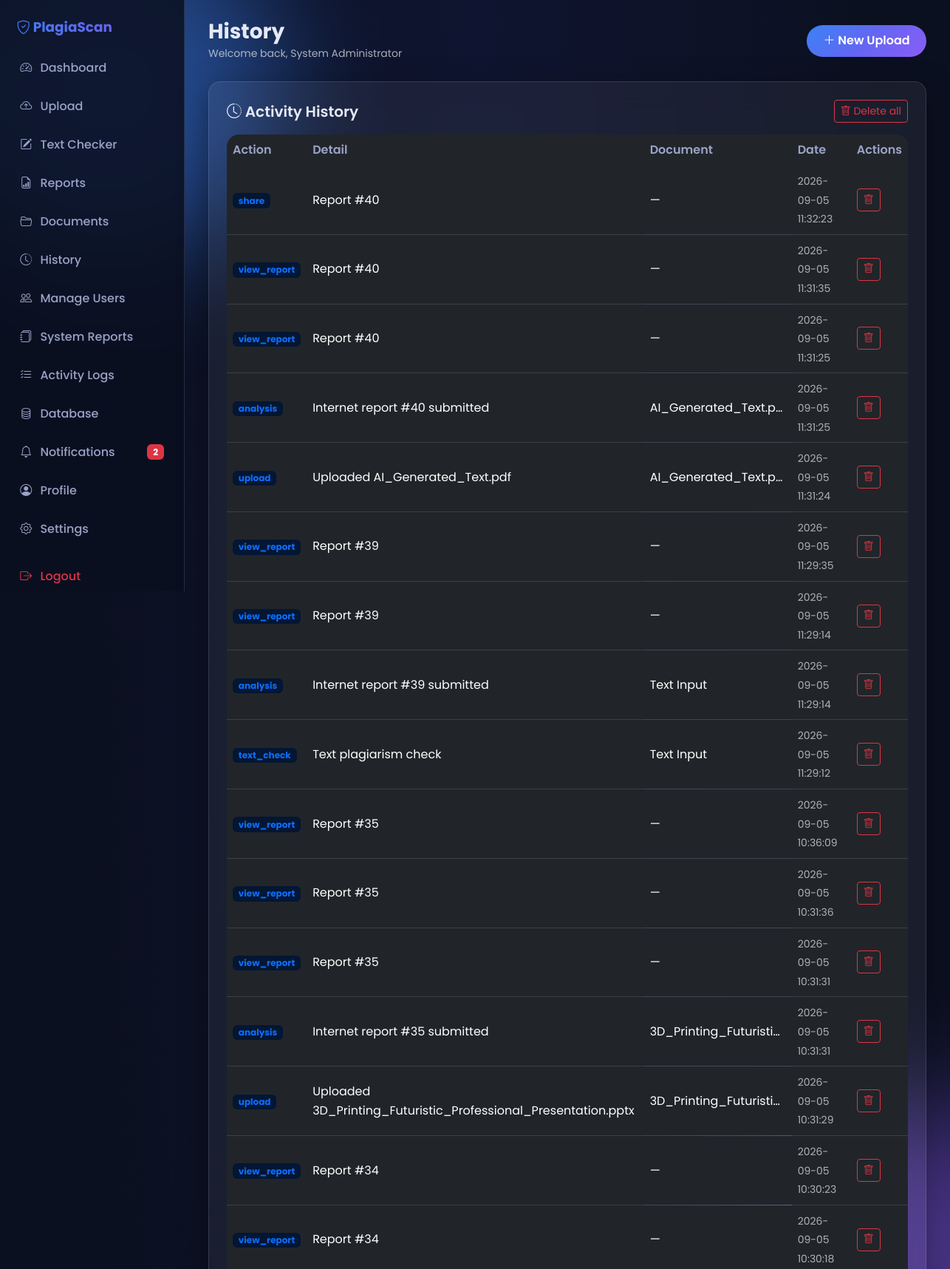
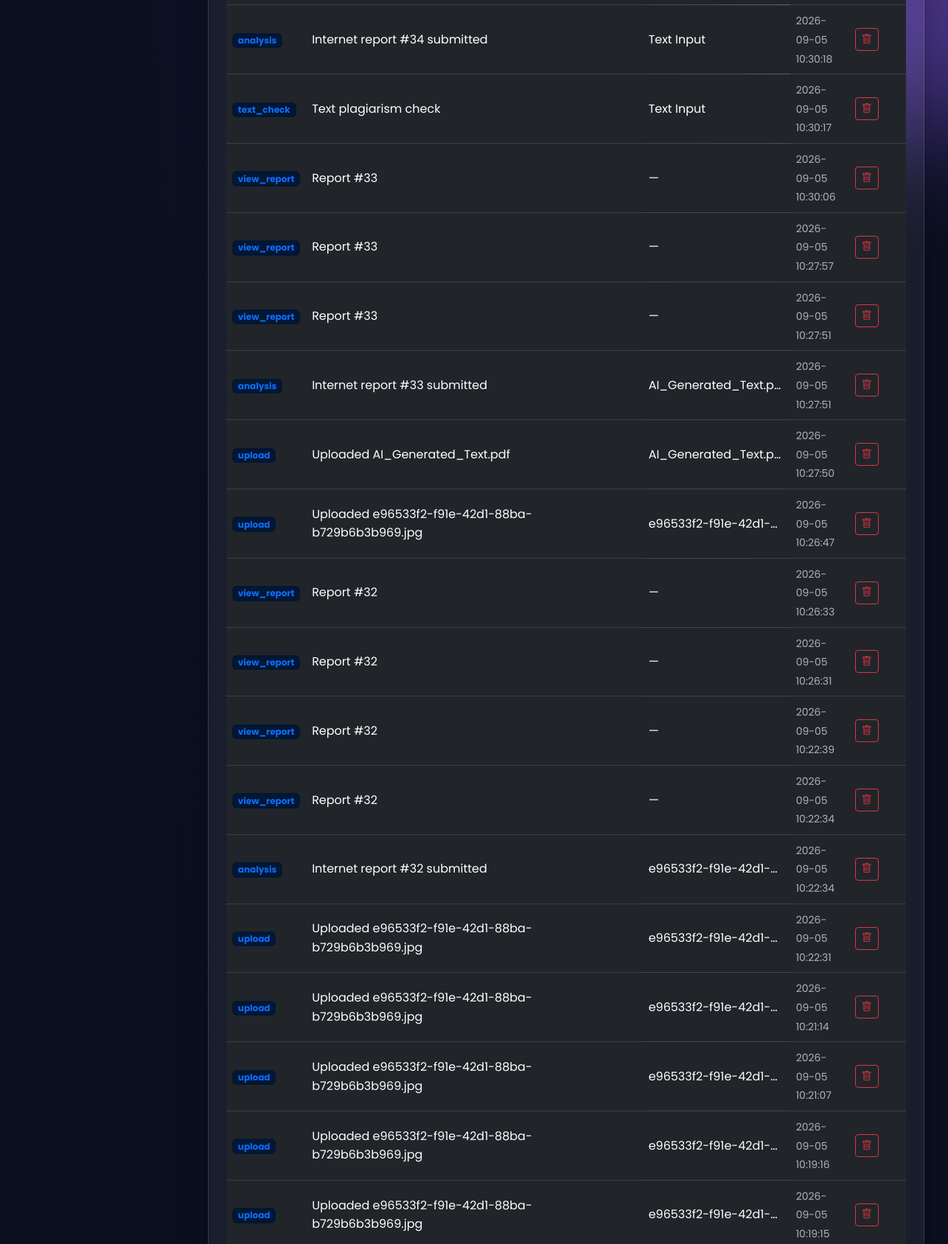
Screenshot of /history (signed in, upper part) with the database file from the repository (2 pictures, top to bottom).
### tables this page shows
CREATE TABLE users (
  id              INTEGER PRIMARY KEY AUTOINCREMENT,
  role_id         INTEGER NOT NULL,
  full_name       TEXT NOT NULL,
  email           TEXT NOT NULL UNIQUE,
  password_hash   TEXT NOT NULL,
  phone           TEXT,
  avatar_url      TEXT,
  department      TEXT,
  is_active       INTEGER NOT NULL DEFAULT 1,
  reset_token     TEXT,
  reset_expires   TEXT,
  created_at      TEXT DEFAULT CURRENT_TIMESTAMP,
  updated_at      TEXT DEFAULT CURRENT_TIMESTAMP,
  FOREIGN KEY (role_id) REFERENCES roles(id) ON DELETE RESTRICT
);

CREATE TABLE history (
  id            INTEGER PRIMARY KEY AUTOINCREMENT,
  user_id       INTEGER NOT NULL,
  document_id   INTEGER,
  report_id     INTEGER,
  action        TEXT NOT NULL,
  detail        TEXT,
  created_at    TEXT DEFAULT CURRENT_TIMESTAMP,
  FOREIGN KEY (user_id) REFERENCES users(id) ON DELETE CASCADE,
  FOREIGN KEY (document_id) REFERENCES documents(id) ON DELETE CASCADE,
  FOREIGN KEY (report_id) REFERENCES reports(id) ON DELETE CASCADE
);

CREATE TABLE documents (
  id              INTEGER PRIMARY KEY AUTOINCREMENT,
  user_id         INTEGER NOT NULL,
  original_name   TEXT NOT NULL,
  stored_name     TEXT NOT NULL,
  file_path       TEXT NOT NULL,
  file_type       TEXT NOT NULL,
  file_size       INTEGER NOT NULL DEFAULT 0,
  title           TEXT,
  extracted_text  TEXT,
  text_hash       TEXT,
  status          TEXT NOT NULL DEFAULT 'uploaded',
  created_at      TEXT DEFAULT CURRENT_TIMESTAMP,
  FOREIGN KEY (user_id) REFERENCES users(id) ON DELETE CASCADE
);

### backend/routes/pages.py (the view)
@bp.route("/history")
@login_required
def history():
    u = current_user()
    items = list_history_by_user(u["id"])
    return render_template("history.html", items=items)

### backend/app.py (called while the page is built)
def _inject_current_user():
    from utils.auth import current_user
    return {"current_user": current_user()}

### backend/db.py (called while the page is built)
def _get_sqlite_conn():
    conn = getattr(_sqlite_local, "conn", None)
    if conn is None:
        conn = sqlite3.connect(SQLITE_PATH)
        conn.row_factory = sqlite3.Row
        conn.execute("PRAGMA foreign_keys = ON;")
        _sqlite_local.conn = conn
    return conn

def get_conn():
    if DB_BACKEND == "mysql":
        if not _HAS_PYMYSQL:
            raise RuntimeError("DB_BACKEND=mysql but PyMySQL is not installed. Run: pip install pymysql")
        return _get_mysql_conn()
    return _get_sqlite_conn()

def _convert_sql(sql):
    if DB_BACKEND == "sqlite":
        return sql.replace("%s", "?")
    return sql

def query(sql, params=None):
    params = params or []
    conn = get_conn()
    try:
        cur = conn.cursor()
        cur.execute(_convert_sql(sql), params)
        rows = cur.fetchall()
        if DB_BACKEND == "sqlite":
            return [dict(r) for r in rows]
        return list(rows)
    finally:
        if DB_BACKEND == "mysql":
            conn.close()

def query_one(sql, params=None):
    params = params or []
    conn = get_conn()
    try:
        cur = conn.cursor()
        cur.execute(_convert_sql(sql), params)
        row = cur.fetchone()
        if row is None:
            return None
        if DB_BACKEND == "sqlite":
            return dict(row)
        return dict(row)
    finally:
        if DB_BACKEND == "mysql":
            conn.close()

### backend/models.py (called while the page is built)
def get_user_by_id(user_id: int):
    return query_one("SELECT * FROM users WHERE id = %s", [user_id])

def list_history_by_user(user_id: int, limit=50):
    return query(
        "SELECT h.*, d.original_name FROM history h "
        "LEFT JOIN documents d ON h.document_id = d.id "
        "WHERE h.user_id = %s ORDER BY h.id DESC LIMIT %s",
        [user_id, limit],
    )

def unread_notification_count(user_id: int):
    row = query_one("SELECT COUNT(*) AS c FROM notifications WHERE user_id = %s AND is_read = 0", [user_id])
    return row["c"] if row else 0

### backend/routes/pages.py (called while the page is built)
def inject_unread_count():
    if "user_id" in session:
        return {"unread_count": unread_notification_count(session["user_id"])}
    return {"unread_count": 0}

### backend/utils/auth.py (called while the page is built)
def login_required(f):
    @wraps(f)
    def wrapper(*args, **kwargs):
        if "user_id" not in session:
            flash("Please log in to continue.", "warning")
            return redirect(url_for("auth.login"))
        return f(*args, **kwargs)
    return wrapper

### templates/history.html (shortened to what this page needs)
{% extends "dash_base.html" %}
{% block dash_title %}History{% endblock %}
{% block dash_content %}
<div class="glass p-4">
  <div class="d-flex justify-content-between align-items-center mb-3">
    <h5 class="fw-semibold mb-0"><i class="bi bi-clock-history"></i> Activity History</h5>
    {% if items %}
    <form method="POST" action="{{ url_for('pages.delete_all_history_route') }}" onsubmit="return confirm('Delete all history? This cannot be undone.')">
      <button type="submit" class="btn btn-sm btn-outline-danger"><i class="bi bi-trash"></i> Delete all</button>
    </form>
    {% endif %}
  </div>
  <div class="table-glass">
    <table class="table table-hover">
      <thead><tr><th>Action</th><th>Detail</th><th>Document</th><th>Date</th><th>Actions</th></tr></thead>
      <tbody>
      {% for h in items %}
      <tr>
        <td><span class="badge bg-primary-subtle text-primary">{{ h.action }}</span></td>
        <td>{{ h.detail or '—' }}</td>
        <td class="text-truncate" style="max-width:200px">{{ h.original_name or '—' }}</td>
        <td><small class="text-muted">{{ h.created_at }}</small></td>
        <td>
          <form method="POST" action="{{ url_for('pages.delete_history_route', history_id=h.id) }}" onsubmit="return confirm('Delete this history entry?')">
            <button type="submit" class="btn btn-sm btn-outline-danger" aria-label="Delete history entry" title="Delete history entry"><i class="bi bi-trash"></i></button>
          </form>
        </td>
      </tr>
      {% endfor %}
      </tbody>
    </table>
  </div>
</div>
{% endblock %}

### templates/dash_base.html (shortened to what this page needs)
{% extends "base.html" %}
{% block body %}
<div class="dash-shell">
  <aside class="dash-sidebar">
    <div class="brand"><i class="bi bi-shield-check"></i> PlagiaScan</div>
    {% set role = current_user.role %}
    {% set dash_url = url_for(role ~ '.dashboard') %}
    <a href="{{ dash_url }}" class="{% if request.endpoint and request.endpoint.endswith('dashboard') %}active{% endif %}">
      <i class="bi bi-speedometer2"></i> Dashboard
    </a>
    <a href="{{ url_for('pages.upload_page') }}"><i class="bi bi-cloud-arrow-up"></i> Upload</a>
    <a href="{{ url_for('pages.text_checker') }}"><i class="bi bi-pencil-square"></i> Text Checker</a>
    <a href="{{ url_for('pages.reports_list') }}"><i class="bi bi-file-earmark-bar-graph"></i> Reports</a>
    <a href="{{ url_for('pages.documents_list') }}"><i class="bi bi-folder2-open"></i> Documents</a>
    <a href="{{ url_for('pages.history') }}"><i class="bi bi-clock-history"></i> History</a>
    {% if role == 'authority' %}
      <a href="{{ url_for('authority.users') }}"><i class="bi bi-people"></i> Manage Users</a>
      <a href="{{ url_for('authority.reports') }}"><i class="bi bi-journals"></i> System Reports</a>
      <a href="{{ url_for('authority.activity_logs') }}"><i class="bi bi-list-check"></i> Activity Logs</a>
      <a href="{{ url_for('authority.database') }}"><i class="bi bi-database"></i> Database</a>
    {% endif %}
    <a href="{{ url_for('pages.notifications') }}">
      <i class="bi bi-bell"></i> Notifications
      {% if unread_count %}<span class="badge bg-danger ms-auto">{{ unread_count }}</span>{% endif %}
    </a>
    <a href="{{ url_for('pages.profile') }}"><i class="bi bi-person-circle"></i> Profile</a>
    <a href="{{ url_for('pages.settings') }}"><i class="bi bi-gear"></i> Settings</a>
    <a href="{{ url_for('auth.logout') }}" class="mt-3 text-danger"><i class="bi bi-box-arrow-right"></i> Logout</a>
  </aside>
  <main class="dash-main">
    <div class="dash-topbar">
      <div>
        <h3 class="fw-bold mb-0">{% block dash_title %}Dashboard{% endblock %}</h3>
        <small class="text-muted">Welcome back, {{ current_user.full_name }}</small>
      </div>
      <div class="d-flex gap-2 align-items-center">
        <a href="{{ url_for('pages.upload_page') }}" class="btn btn-grad"><i class="bi bi-plus-lg"></i> New Upload</a>
      </div>
    </div>
    {% block dash_content %}{% endblock %}
  </main>
</div>
{% endblock %}

### static/css/style.css (style rules this page uses)
* { box-sizing: border-box; }
html { scroll-behavior: smooth; }
body { margin: 0; font-family: 'Poppins', system-ui, -apple-system, sans-serif; background: var(--bg-0); color: var(--text); line-height: 1.6; min-height: 100vh; overflow-x: hidden; }
a { color: var(--primary-2); text-decoration: none; }
.glass { background: var(--glass); backdrop-filter: blur(18px); -webkit-backdrop-filter: blur(18px); border: 1px solid var(--glass-border); border-radius: var(--radius); box-shadow: var(--shadow); }
.btn-grad { background: var(--grad); border: none; color: #fff; font-weight: 600; padding: 0.6rem 1.4rem; border-radius: 50px; transition: transform .2s, box-shadow .2s; }
.dash-shell { display: grid; grid-template-columns: 250px 1fr; min-height: 100vh; }
.dash-sidebar { background: rgba(11,16,32,0.85); backdrop-filter: blur(16px); border-right: 1px solid var(--glass-border); padding: 1.4rem 0.8rem; position: sticky; top: 0; height: 100vh; overflow-y: auto; }
.dash-sidebar .brand { font-weight: 700; font-size: 1.15rem; background: var(--grad); -webkit-background-clip: text; background-clip: text; -webkit-text-fill-color: transparent; padding: 0 0.6rem 1rem; }
.dash-sidebar a { display: flex; align-items: center; gap: 0.7rem; padding: 0.7rem 0.9rem; border-radius: var(--radius-sm); color: var(--text-muted); font-weight: 500; margin-bottom: 0.25rem; transition: all .2s; }
.dash-main { padding: 1.6rem 2rem; }
.dash-topbar { display: flex; justify-content: space-between; align-items: center; margin-bottom: 1.6rem; }
.table-glass { background: var(--glass); border-radius: var(--radius); overflow: hidden; }
.table-glass table { margin: 0; color: var(--text); }
.table-glass thead { background: rgba(99,102,241,0.15); }
.table-glass th { color: var(--text-muted); font-weight: 600; border: none; }
.table-glass td { border-color: var(--glass-border); vertical-align: middle; }

### rows the page displays
users: full_name "System Administrator"
history: action "share", detail "Report #40", original_name "—", created_at "2026-09-05 11:32:23"
history: action "view_report", detail "Report #40", original_name "—", created_at "2026-09-05 11:31:35"
history: action "view_report", detail "Report #40", original_name "—", created_at "2026-09-05 11:31:25"
history: action "analysis", detail "Internet report #40 submitted", original_name "AI_Generated_Text.p…", created_at "2026-09-05 11:31:25"
history: action "upload", detail "Uploaded AI_Generated_Text.pdf", original_name "AI_Generated_Text.p…", created_at "2026-09-05 11:31:24"
history: action "view_report", detail "Report #39", original_name "—", created_at "2026-09-05 11:29:35"
history: action "view_report", detail "Report #39", original_name "—", created_at "2026-09-05 11:29:14"
history: action "analysis", detail "Internet report #39 submitted", original_name "Text Input", created_at "2026-09-05 11:29:14"
history: action "text_check", detail "Text plagiarism check", original_name "Text Input", created_at "2026-09-05 11:29:12"
history: action "view_report", detail "Report #35", original_name "—", created_at "2026-09-05 10:36:09"
history: action "view_report", detail "Report #35", original_name "—", created_at "2026-09-05 10:31:36"
history: action "view_report", detail "Report #35", original_name "—", created_at "2026-09-05 10:31:31"
history: action "analysis", detail "Internet report #35 submitted", original_name "3D_Printing_Futuristi…", created_at "2026-09-05 10:31:31"
history: action "upload", detail "Uploaded 3D_Printing_Futuristic_Professional_Presentation.pptx", original_name "3D_Printing_Futuristi…", created_at "2026-09-05 10:31:29"
history: action "view_report", detail "Report #34", original_name "—", created_at "2026-09-05 10:30:23"
history: action "view_report", detail "Report #34", original_name "—", created_at "2026-09-05 10:30:18"
history: action "analysis", detail "Internet report #34 submitted", original_name "Text Input", created_at "2026-09-05 10:30:18"
history: action "text_check", detail "Text plagiarism check", original_name "Text Input", created_at "2026-09-05 10:30:17"
history: action "view_report", detail "Report #33", original_name "—", created_at "2026-09-05 10:30:06"
history: action "view_report", detail "Report #33", original_name "—", created_at "2026-09-05 10:27:57"
history: action "view_report", detail "Report #33", original_name "—", created_at "2026-09-05 10:27:51"
history: action "analysis", detail "Internet report #33 submitted", original_name "AI_Generated_Text.p…", created_at "2026-09-05 10:27:51"
history: action "upload", detail "Uploaded AI_Generated_Text.pdf", original_name "AI_Generated_Text.p…", created_at "2026-09-05 10:27:50"
history: action "upload", detail "Uploaded e96533f2-f91e-42d1-88ba-b729b6b3b969.jpg", original_name "e96533f2-f91e-42d1-…", created_at "2026-09-05 10:26:47"
history: action "view_report", detail "Report #32", original_name "—", created_at "2026-09-05 10:26:33"
history: action "view_report", detail "Report #32", original_name "—", created_at "2026-09-05 10:26:31"
history: action "view_report", detail "Report #32", original_name "—", created_at "2026-09-05 10:22:39"
history: action "view_report", detail "Report #32", original_name "—", created_at "2026-09-05 10:22:34"
history: action "analysis", detail "Internet report #32 submitted", original_name "e96533f2-f91e-42d1-…", created_at "2026-09-05 10:22:34"
history: action "upload", detail "Uploaded e96533f2-f91e-42d1-88ba-b729b6b3b969.jpg", original_name "e96533f2-f91e-42d1-…", created_at "2026-09-05 10:22:31"
history: action "upload", detail "Uploaded e96533f2-f91e-42d1-88ba-b729b6b3b969.jpg", original_name "e96533f2-f91e-42d1-…", created_at "2026-09-05 10:21:14"
history: action "upload", detail "Uploaded e96533f2-f91e-42d1-88ba-b729b6b3b969.jpg", original_name "e96533f2-f91e-42d1-…", created_at "2026-09-05 10:21:07"
history: action "upload", detail "Uploaded e96533f2-f91e-42d1-88ba-b729b6b3b969.jpg", original_name "e96533f2-f91e-42d1-…", created_at "2026-09-05 10:19:16"
history: action "upload", detail "Uploaded e96533f2-f91e-42d1-88ba-b729b6b3b969.jpg", original_name "e96533f2-f91e-42d1-…", created_at "2026-09-05 10:19:15"

### other values shown
{{ unread_count }} "2"
